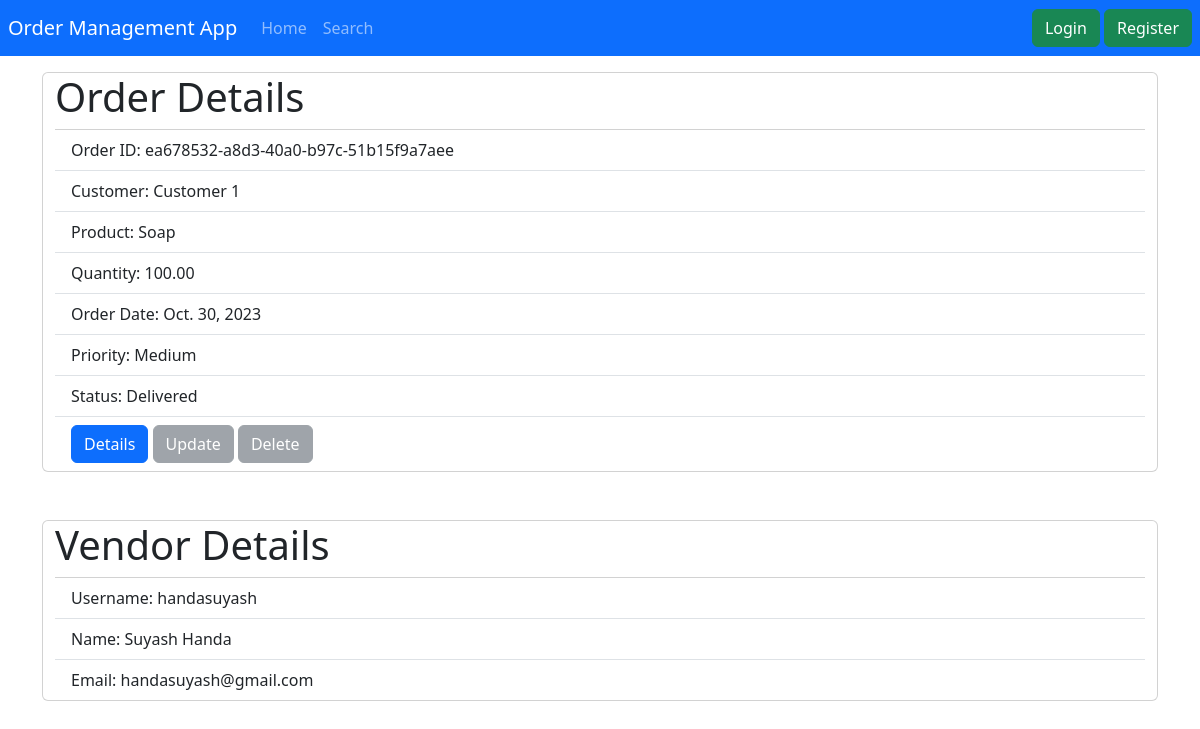
The app's page /order/ea678532a8d340a0b97c51b15f9a7aee/ with its own data.
### orders/models.py (models this page shows)
class Orders(models.Model):
    id = models.UUIDField(primary_key=True, default=uuid.uuid4, editable=False)
    vendor_id = models.ForeignKey(User, on_delete=models.CASCADE)
    customer = models.CharField(max_length=50)
    product = models.CharField(max_length=50)
    date = models.DateField(auto_now_add=True)
    quantity = models.DecimalField(max_digits=10, decimal_places=2)
    status = models.CharField(max_length=50)
    priority = models.CharField(max_length=50)

### orders/views.py (the view)
# urls.py: path("order/<str:order_id>/", views.order_details, name="order_details"),
def order_details(request, order_id):
    context = {
        "order": Orders.objects.get(id=order_id),
        "order_id": order_id,
        "user_id": request.user.id,
    }
    return render(request, "orders/order.html", context)

### orders/templates/orders/order.html
{% extends 'base.html' %} {% block title %}Order Details{% endblock %} {% block content %}
<div class="container">
    <div class="row">
        <div class="col-md-12">
            <div class="card container">
                <h3 class="display-6">
                    Order Details
                </h3>
                <ul class="list-group list-group-flush">
                    <li class="list-group-item">Order ID: {{ order.id }}</li>
                    <li class="list-group-item">Customer: {{ order.customer }}</li>
                    <li class="list-group-item">Product: {{ order.product }}</li>
                    <li class="list-group-item">Quantity: {{ order.quantity }}</li>
                    <li class="list-group-item">Order Date: {{ order.date }}</li>
                    <li class="list-group-item">Priority: {{ order.priority }}</li>
                    <li class="list-group-item">Status: {{ order.status }}</li>
                    <li class="list-group-item">
                        <a href="{% url 'order_details' order.id %}"><button class="btn btn-primary">Details</button></a> {% if order.vendor_id.id == user_id %}
                        <a href="{% url 'order_edit' order.id %}"><button class="btn btn-success">Update</button></a>
                        <a href="{% url 'order_delete' order.id %}"><button class="btn btn-danger">Delete</button></a> {% else %}
                        <button disabled class="btn btn-secondary">Update</button>
                        <button disabled class="btn btn-secondary">Delete</button> {% endif %}
                    </li>
                </ul>
            </div>
            <br />
            <div class="card container my-4">
                <h3 class="display-6">
                    Vendor Details
                </h3>
                <ul class="list-group list-group-flush">
                    <li class="list-group-item">Username: {{ order.vendor_id.username }}</li>
                    <li class="list-group-item">Name: {{ order.vendor_id.first_name }} {{ order.vendor_id.last_name }}</li>
                    <li class="list-group-item">Email: {{ order.vendor_id.email }}</li>
                </ul>
            </div>
        </div>
    </div>
</div>
{% endblock %}

### records on screen
Orders: id "ea678532-a8d3-40a0-b97c-51b15f9a7aee", customer "Customer 1", product "Soap", quantity "100.00", date "Oct. 30, 2023", priority "Medium", status "Delivered", vendor_id.username "handasuyash", vendor_id.first_name "Suyash", vendor_id.last_name "Handa", vendor_id.email "handasuyash@gmail.com"
